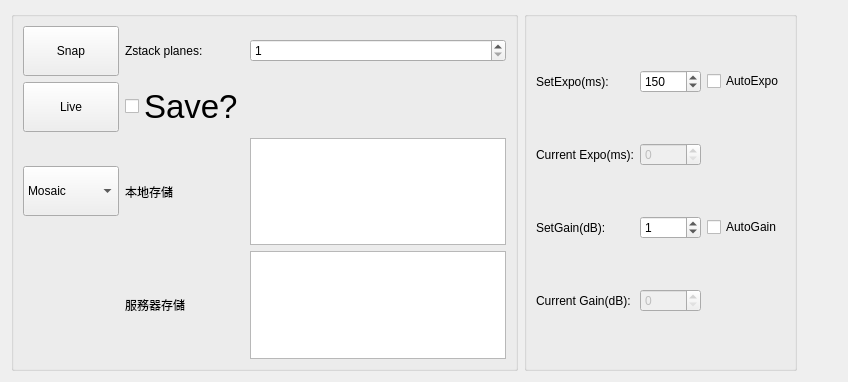
        <widget class="QWidget" name="FOVTab">
         <attribute name="title">
          <string>FOV</string>
         </attribute>
         <layout class="QHBoxLayout" name="horizontalLayout_2">
          <item>
           <widget class="QGroupBox" name="groupBox_7">
            <property name="maximumSize">
             <size>
              <width>800</width>
              <height>360</height>
             </size>
            </property>
            <property name="title">
             <string/>
            </property>
            <layout class="QGridLayout" name="gridLayout_4">
             <item row="4" column="0">
              <widget class="QComboBox" name="ACQMode">
               <property name="minimumSize">
                <size>
                 <width>0</width>
                 <height>50</height>
                </size>
               </property>
               <item>
                <property name="text">
                 <string>Mosaic</string>
                </property>
               </item>
               <item>
                <property name="text">
                 <string>Mosaic+Cut</string>
                </property>
               </item>
               <item>
                <property name="text">
                 <string>SingleCut</string>
                </property>
               </item>
               <item>
                <property name="text">
                 <string>RptCut</string>
                </property>
               </item>
              </widget>
             </item>
             <item row="0" column="1">
              <widget class="QLabel" name="label_9">
               <property name="maximumSize">
                <size>
                 <width>16777215</width>
                 <height>30</height>
                </size>
               </property>
               <property name="text">
                <string>Zstack planes:</string>
               </property>
              </widget>
             </item>
             <item row="2" column="0">
              <widget class="QPushButton" name="LiveButton">
               <property name="minimumSize">
                <size>
                 <width>0</width>
                 <height>50</height>
                </size>
               </property>
               <property name="text">
                <string>Live</string>
               </property>
               <property name="checkable">
                <bool>true</bool>
               </property>
              </widget>
             </item>
             <item row="0" column="0">
              <widget class="QPushButton" name="SnapButton">
               <property name="minimumSize">
                <size>
                 <width>0</width>
                 <height>50</height>
                </size>
               </property>
               <property name="text">
                <string>Snap</string>
               </property>
              </widget>
             </item>
             <item row="0" column="2">
              <widget class="QSpinBox" name="Zstack">
               <property name="maximumSize">
                <size>
                 <width>16777215</width>
                 <height>16777215</height>
                </size>
               </property>
               <property name="minimum">
                <number>1</number>
               </property>
              </widget>
             </item>
             <item row="2" column="1">
              <widget class="QCheckBox" name="Save">
               <property name="font">
                <font>
                 <pointsize>25</pointsize>
                </font>
               </property>
               <property name="layoutDirection">
                <enum>Qt::LeftToRight</enum>
               </property>
               <property name="text">
                <string>Save?</string>
               </property>
               <property name="iconSize">
                <size>
                 <width>30</width>
                 <height>30</height>
                </size>
               </property>
              </widget>
             </item>
             <item row="4" column="2">
              <widget class="QTextEdit" name="DIR">
               <property name="enabled">
                <bool>true</bool>
               </property>
               <property name="maximumSize">
                <size>
                 <width>16777215</width>
                 <height>16777215</height>
                </size>
               </property>
              </widget>
             </item>
             <item row="5" column="2">
              <widget class="QTextEdit" name="DIR_remote"/>
             </item>
             <item row="4" column="1">
              <widget class="QLabel" name="label_3">
               <property name="text">
                <string>本地存儲</string>
               </property>
              </widget>
             </item>
             <item row="5" column="1">
              <widget class="QLabel" name="label_23">
               <property name="text">
                <string>服務器存儲</string>
               </property>
              </widget>
             </item>
            </layout>
           </widget>
          </item>
          <item>
           <widget class="QGroupBox" name="groupBox_5">
            <property name="title">
             <string/>
            </property>
            <layout class="QGridLayout" name="gridLayout_6">
             <item row="5" column="0">
              <widget class="QLabel" name="label_6">
               <property name="text">
                <string>Current Gain(dB):</string>
               </property>
              </widget>
             </item>
             <item row="2" column="0">
              <widget class="QLabel" name="label">
               <property name="text">
                <string>Current Expo(ms):</string>
               </property>
              </widget>
             </item>
             <item row="1" column="0">
              <widget class="QLabel" name="label_2">
               <property name="text">
                <string>SetExpo(ms):</string>
               </property>
              </widget>
             </item>
             <item row="1" column="2">
              <widget class="QCheckBox" name="AutoExpo">
               <property name="text">
                <string>AutoExpo</string>
               </property>
              </widget>
             </item>
             <item row="4" column="2">
              <widget class="QCheckBox" name="AutoGain">
               <property name="text">
                <string>AutoGain</string>
               </property>
              </widget>
             </item>
             <item row="4" column="0">
              <widget class="QLabel" name="label_5">
               <property name="text">
                <string>SetGain(dB):</string>
               </property>
              </widget>
             </item>
             <item row="1" column="1">
              <widget class="QSpinBox" name="Exposure">
               <property name="maximum">
                <number>10000</number>
               </property>
               <property name="value">
                <number>150</number>
               </property>
              </widget>
             </item>
             <item row="2" column="1">
              <widget class="QSpinBox" name="CurrentExpo">
               <property name="enabled">
                <bool>false</bool>
               </property>
               <property name="maximum">
                <number>10000</number>
               </property>
              </widget>
             </item>
             <item row="4" column="1">
              <widget class="QSpinBox" name="Gain">
               <property name="value">
                <number>1</number>
               </property>
              </widget>
             </item>
             <item row="5" column="1">
              <widget class="QSpinBox" name="CurrentGain">
               <property name="enabled">
                <bool>false</bool>
               </property>
              </widget>
             </item>
            </layout>
           </widget>
          </item>
          <item>
           <spacer name="horizontalSpacer_10">
            <property name="orientation">
             <enum>Qt::Horizontal</enum>
            </property>
            <property name="sizeHint" stdset="0">
             <size>
              <width>40</width>
              <height>20</height>
             </size>
            </property>
           </spacer>
          </item>
         </layout>
        </widget>
